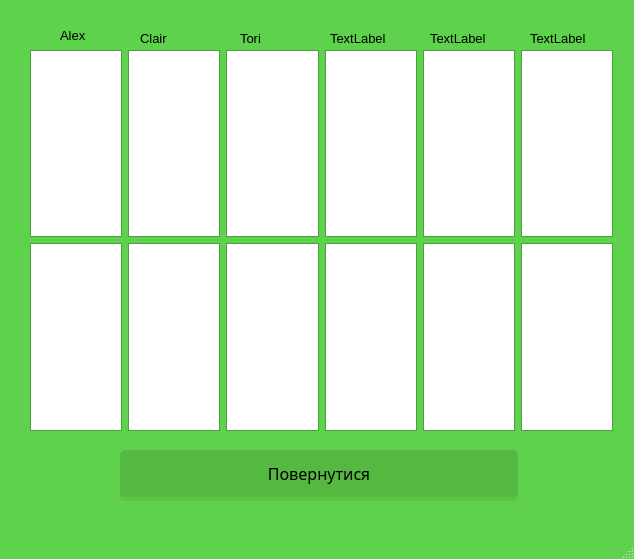
<?xml version="1.0" encoding="UTF-8"?>
<ui version="4.0">
 <class>MainWindow</class>
 <widget class="QMainWindow" name="MainWindow">
  <property name="windowModality">
   <enum>Qt::WindowModal</enum>
  </property>
  <property name="geometry">
   <rect>
    <x>0</x>
    <y>0</y>
    <width>634</width>
    <height>559</height>
   </rect>
  </property>
  <property name="palette">
   <palette>
    <active>
     <colorrole role="Button">
      <brush brushstyle="SolidPattern">
       <color alpha="255">
        <red>0</red>
        <green>255</green>
        <blue>0</blue>
       </color>
      </brush>
     </colorrole>
     <colorrole role="Base">
      <brush brushstyle="SolidPattern">
       <color alpha="255">
        <red>255</red>
        <green>255</green>
        <blue>255</blue>
       </color>
      </brush>
     </colorrole>
     <colorrole role="Window">
      <brush brushstyle="SolidPattern">
       <color alpha="255">
        <red>94</red>
        <green>210</green>
        <blue>76</blue>
       </color>
      </brush>
     </colorrole>
    </active>
    <inactive>
     <colorrole role="Button">
      <brush brushstyle="SolidPattern">
       <color alpha="255">
        <red>0</red>
        <green>255</green>
        <blue>0</blue>
       </color>
      </brush>
     </colorrole>
     <colorrole role="Base">
      <brush brushstyle="SolidPattern">
       <color alpha="255">
        <red>255</red>
        <green>255</green>
        <blue>255</blue>
       </color>
      </brush>
     </colorrole>
     <colorrole role="Window">
      <brush brushstyle="SolidPattern">
       <color alpha="255">
        <red>94</red>
        <green>210</green>
        <blue>76</blue>
       </color>
      </brush>
     </colorrole>
    </inactive>
    <disabled>
     <colorrole role="Button">
      <brush brushstyle="SolidPattern">
       <color alpha="255">
        <red>0</red>
        <green>255</green>
        <blue>0</blue>
       </color>
      </brush>
     </colorrole>
     <colorrole role="Base">
      <brush brushstyle="SolidPattern">
       <color alpha="255">
        <red>94</red>
        <green>210</green>
        <blue>76</blue>
       </color>
      </brush>
     </colorrole>
     <colorrole role="Window">
      <brush brushstyle="SolidPattern">
       <color alpha="255">
        <red>94</red>
        <green>210</green>
        <blue>76</blue>
       </color>
      </brush>
     </colorrole>
    </disabled>
   </palette>
  </property>
  <property name="windowTitle">
   <string>OptimalFoodPlan</string>
  </property>
  <property name="windowIcon">
   <iconset>
    <normaloff>C:/Users/Катерина/OneDrive/Рабочий стол/проект2.png</normaloff>C:/Users/Катерина/OneDrive/Рабочий стол/проект2.png</iconset>
  </property>
  <widget class="QWidget" name="centralwidget">
   <widget class="QLabel" name="name1">
    <property name="geometry">
     <rect>
      <x>60</x>
      <y>20</y>
      <width>131</width>
      <height>31</height>
     </rect>
    </property>
    <property name="font">
     <font>
      <pointsize>10</pointsize>
     </font>
    </property>
    <property name="text">
     <string>Alex</string>
    </property>
   </widget>
   <widget class="QLabel" name="name2">
    <property name="geometry">
     <rect>
      <x>140</x>
      <y>30</y>
      <width>55</width>
      <height>16</height>
     </rect>
    </property>
    <property name="font">
     <font>
      <pointsize>10</pointsize>
     </font>
    </property>
    <property name="text">
     <string>Clair</string>
    </property>
   </widget>
   <widget class="QLabel" name="name3">
    <property name="geometry">
     <rect>
      <x>240</x>
      <y>30</y>
      <width>55</width>
      <height>16</height>
     </rect>
    </property>
    <property name="font">
     <font>
      <pointsize>10</pointsize>
     </font>
    </property>
    <property name="text">
     <string>Tori</string>
    </property>
   </widget>
   <widget class="QWidget" name="horizontalLayoutWidget">
    <property name="geometry">
     <rect>
      <x>30</x>
      <y>50</y>
      <width>583</width>
      <height>381</height>
     </rect>
    </property>
    <layout class="QHBoxLayout" name="horizontalLayout">
     <item>
      <layout class="QVBoxLayout" name="verticalLayout_2">
       <item>
        <widget class="QListView" name="listView_2"/>
       </item>
       <item>
        <widget class="QListView" name="listView_5"/>
       </item>
      </layout>
     </item>
     <item>
      <layout class="QVBoxLayout" name="verticalLayout_5">
       <item>
        <widget class="QListView" name="listView_14"/>
       </item>
       <item>
        <widget class="QListView" name="listView_15"/>
       </item>
      </layout>
     </item>
     <item>
      <layout class="QVBoxLayout" name="verticalLayout_6">
       <item>
        <widget class="QListView" name="listView_18"/>
       </item>
       <item>
        <widget class="QListView" name="listView_19"/>
       </item>
      </layout>
     </item>
     <item>
      <layout class="QVBoxLayout" name="verticalLayout_7">
       <item>
        <widget class="QListView" name="listView_22"/>
       </item>
       <item>
        <widget class="QListView" name="listView_23"/>
       </item>
      </layout>
     </item>
     <item>
      <layout class="QVBoxLayout" name="verticalLayout_8">
       <item>
        <widget class="QListView" name="listView_26"/>
       </item>
       <item>
        <widget class="QListView" name="listView_27"/>
       </item>
      </layout>
     </item>
     <item>
      <layout class="QVBoxLayout" name="verticalLayout_4">
       <item>
        <widget class="QListView" name="listView_10"/>
       </item>
       <item>
        <widget class="QListView" name="listView_11"/>
       </item>
      </layout>
     </item>
    </layout>
   </widget>
   <widget class="QPushButton" name="show">
    <property name="geometry">
     <rect>
      <x>120</x>
      <y>450</y>
      <width>401</width>
      <height>51</height>
     </rect>
    </property>
    <property name="font">
     <font>
      <family>Roboto Slab</family>
      <pointsize>12</pointsize>
     </font>
    </property>
    <property name="styleSheet">
     <string notr="true">float:right;
margin-right: 3%;
margin top: 5px;
border-radius:5px;
-moz-border-radius:5px;
webkit-border-radius:5px;
padding:5px 9px;
font-size: 1.2em;
background-color:rgba(85, 184, 65,1);
text-shadow: #454545 0 0 2px;
border-bottom: 4px solid rgba(98, 193, 71, 1);
color:black;
font-family: 'Roboto Slab', senif;</string>
    </property>
    <property name="text">
     <string>Повернутися</string>
    </property>
   </widget>
   <widget class="QLabel" name="name4">
    <property name="geometry">
     <rect>
      <x>330</x>
      <y>30</y>
      <width>55</width>
      <height>16</height>
     </rect>
    </property>
    <property name="font">
     <font>
      <pointsize>10</pointsize>
     </font>
    </property>
    <property name="text">
     <string>TextLabel</string>
    </property>
   </widget>
   <widget class="QLabel" name="name5">
    <property name="geometry">
     <rect>
      <x>430</x>
      <y>30</y>
      <width>55</width>
      <height>16</height>
     </rect>
    </property>
    <property name="font">
     <font>
      <pointsize>10</pointsize>
     </font>
    </property>
    <property name="text">
     <string>TextLabel</string>
    </property>
   </widget>
   <widget class="QLabel" name="name6">
    <property name="geometry">
     <rect>
      <x>530</x>
      <y>30</y>
      <width>55</width>
      <height>16</height>
     </rect>
    </property>
    <property name="font">
     <font>
      <pointsize>10</pointsize>
     </font>
    </property>
    <property name="text">
     <string>TextLabel</string>
    </property>
   </widget>
  </widget>
  <widget class="QMenuBar" name="menubar">
   <property name="geometry">
    <rect>
     <x>0</x>
     <y>0</y>
     <width>634</width>
     <height>26</height>
    </rect>
   </property>
  </widget>
  <widget class="QStatusBar" name="statusbar"/>
 </widget>
 <resources/>
 <connections/>
</ui>
